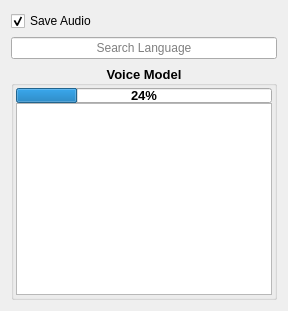
         <widget class="QWidget" name="gspeak_page">
          <layout class="QVBoxLayout" name="verticalLayout_11">
           <item>
            <widget class="QCheckBox" name="checkBox_saveAudio_googleTrans">
             <property name="text">
              <string>Save Audio</string>
             </property>
             <property name="checked">
              <bool>true</bool>
             </property>
            </widget>
           </item>
           <item>
            <widget class="QLineEdit" name="search_language_googleTrans">
             <property name="alignment">
              <set>Qt::AlignCenter</set>
             </property>
             <property name="placeholderText">
              <string>Search Language</string>
             </property>
            </widget>
           </item>
           <item>
            <widget class="QGroupBox" name="groupBox_4">
             <property name="font">
              <font>
               <pointsize>10</pointsize>
               <weight>75</weight>
               <bold>true</bold>
              </font>
             </property>
             <property name="title">
              <string>Voice Model</string>
             </property>
             <property name="alignment">
              <set>Qt::AlignCenter</set>
             </property>
             <layout class="QVBoxLayout" name="verticalLayout_19">
              <property name="spacing">
               <number>0</number>
              </property>
              <property name="leftMargin">
               <number>2</number>
              </property>
              <property name="topMargin">
               <number>2</number>
              </property>
              <property name="rightMargin">
               <number>2</number>
              </property>
              <property name="bottomMargin">
               <number>2</number>
              </property>
              <item>
               <widget class="QProgressBar" name="googleTransTTS_progressBar">
                <property name="maximumSize">
                 <size>
                  <width>16777215</width>
                  <height>15</height>
                 </size>
                </property>
                <property name="font">
                 <font>
                  <pointsize>10</pointsize>
                  <weight>75</weight>
                  <bold>true</bold>
                 </font>
                </property>
                <property name="value">
                 <number>24</number>
                </property>
                <property name="alignment">
                 <set>Qt::AlignCenter</set>
                </property>
               </widget>
              </item>
              <item>
               <widget class="QListWidget" name="listWidget_voicegoogleTrans"/>
              </item>
             </layout>
            </widget>
           </item>
          </layout>
         </widget>
